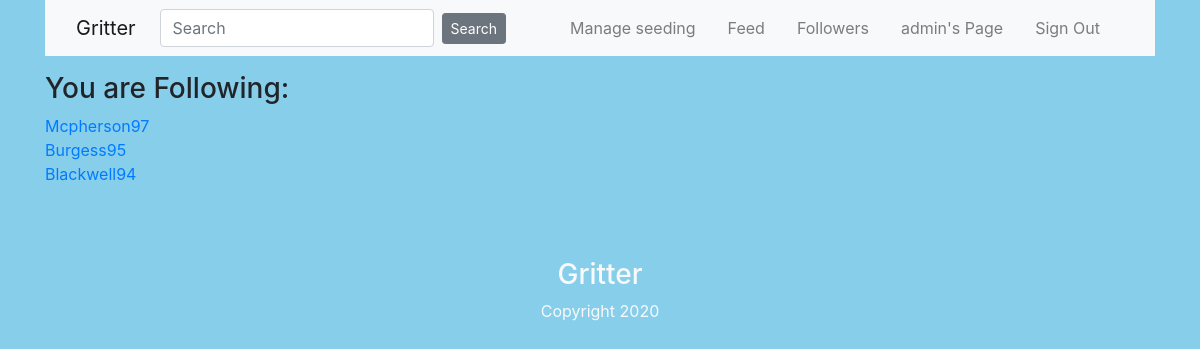
Page /user/admin/following (signed in) on the committed database.
### project/models.py (models this page shows, shortened)
class User(UserMixin, db.Model):
    id = db.Column(db.Integer, primary_key=True)
    username = db.Column(db.String(50), unique=True, nullable=False)
    password = db.Column(db.String(128), nullable=False)
    email = db.Column(db.String(100), unique=True, nullable=False)
    posts = db.relationship('Post', backref ='author', lazy='dynamic')
    followed = db.relationship(
        'User', secondary=followers,
        primaryjoin=(followers.c.follower_id == id),
        secondaryjoin=(followers.c.followed_id == id),
        backref=db.backref('followers', lazy='dynamic'), lazy='dynamic')

### project/routes.py (the view)
@app.route('/user/<username>/following', methods=['GET'])
@login_required
def following(username):
    user = User.query.filter_by(username=username).first()
    return render_template('following.html', user=user)

### project/models.py (called while the page is built)
@login.user_loader
def load_user(id):
    return User.query.get(int(id))

### project/templates/following.html
{% extends "layout.html" %}
{% block content %}
<div class="container">
    <h3>You are Following:</h3>
  {% for follow in user.followed %}
    {% if follow.user != user %}
            <a href="{{ url_for('user', username = follow.username) }}">
                {{ follow.username }}
            </a>
    {% endif %}
            <br>
    {% endfor %}
</div>
{% endblock %}

### project/templates/layout.html (shortened to what this page needs)
<!DOCTYPE html>
{% import "bootstrap/wtf.html" as wtf %}
<html>
	<head>
    {% block head %}
        <link rel="stylesheet" href="https://cdn.jsdelivr.net/npm/bootstrap@4.5.3/dist/css/bootstrap.min.css">
		<link rel="stylesheet" href="{{ url_for('static', filename='style.css') }}" />
    {% endblock %}
	</head>
	<body text="#2d7051">
        <div class="container">
            <nav class="navbar navbar-expand-md bg-light navbar-light fixed-left">
              <div class="container">
                <a class="navbar-brand mr-4" href="{{ url_for('home') }}">Gritter</a>
                  <form  class="form-inline" method="POST" action="{{ url_for('search') }}">
                <input class="form-control mr-2" name="search" type="search" placeholder="Search">
                <button class="btn btn-secondary btn-sm" type="submit">Search</button>
                  </form>
                <div class="collapse navbar-collapse" id="navbarToggle">
                    <div class="navbar-nav ml-auto">
                        {% if current_user.username == 'admin' %}
                            <a class="nav-item nav-link mr-3 ml-auto" href="{{ url_for('manage_seeding') }}">Manage seeding</a>
                        {% endif %}
                        {% if current_user.is_authenticated %}
                            <a class="nav-item nav-link mr-3 ml-auto" href="{{ url_for('feed') }}">Feed</a>
                            <a class="nav-item nav-link mr-3 ml-auto" href="{{ url_for('followers', username=current_user.username) }}">Followers</a>
                            <a class="nav-item nav-link mr-3 ml-auto" href="{{ url_for('user', username=current_user.username) }}">{{current_user.username}}'s Page</a>
                            <a class="nav-item nav-link mr-3 ml-auto" href="{{ url_for('signout') }}">Sign Out</a>
                        {% else  %}
                            <a class="nav-item nav-link mr-3 ml-auto" href="{{ url_for('signup') }}">Sign Up</a>
                            <a class="nav-item nav-link mr-3 ml-auto" href="{{ url_for('signin') }}">Sign In</a>
                        {% endif %}
                    </div>
                </div>
              </div>
            </nav>
        </div>
        <div class="container pt-2">
            <div class="container pt-2">
        </div>
        </div>
        {% block content %}
        {% endblock %}
          <footer id="main-footer" class="bg-steel mt-5">
            <div class="container">
              <div class="row">
                <div class="col text-light text-center py-4">
                  <h3 class="text-light">Gritter</h3>
                  <p>Copyright 2020</p>
                </div>
              </div>
            </div>
          </footer>
	</body>
</html>

### project/static/styles/style.css (style rules this page uses)
body { background-color: #87CEEB; }

### rows in the picture
User: username "admin"
User: username "Mcpherson97"
User: username "Burgess95"
User: username "Blackwell94"
